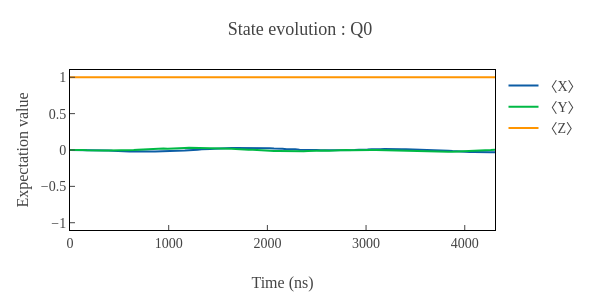
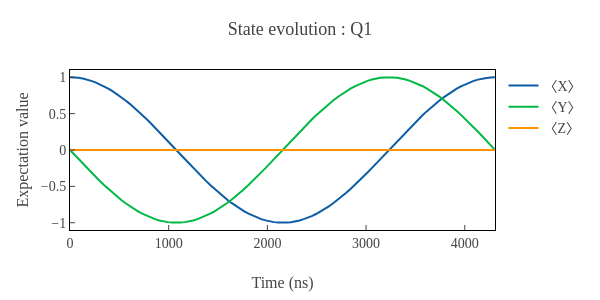

Here is the notebook cell these charts were saved with, in order:
### Markdown cell above
`Q0` を $\ket{0}$、`Q1` を $\ket{+}$ に初期化します。
$\ket{+}$ 状態は赤道面上の重ね合わせ状態なので、位相の蓄積が Bloch 球上の回転として見えやすくなります。

この場合、`Q0` が $\ket{0}$ に固定された条件で、`Q1` がどのように回転するかを確認できます。

### Code cell
result = simulator.mesolve(
    controls=controls,
    initial_state={
        qubits[0].label: "0",
        qubits[1].label: "+",
    },
    n_samples=101,
)

result.plot_bloch_vectors(qubits[0].label, frame="drive")
result.plot_bloch_vectors(qubits[1].label, frame="drive")
result.display_bloch_sphere(qubits[0].label, frame="drive")
result.display_bloch_sphere(qubits[1].label, frame="drive")
